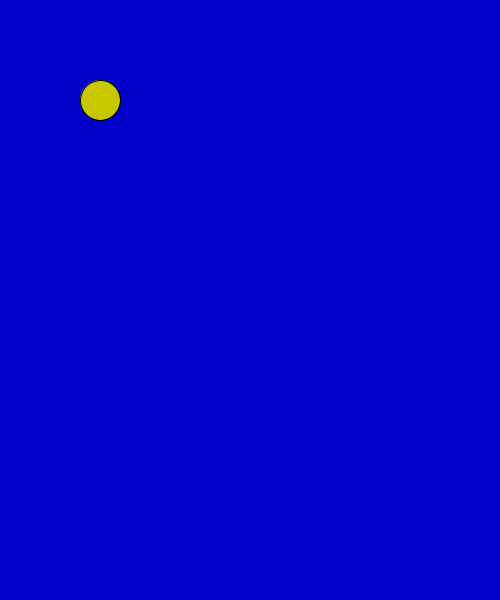
Frame 1 (no input)
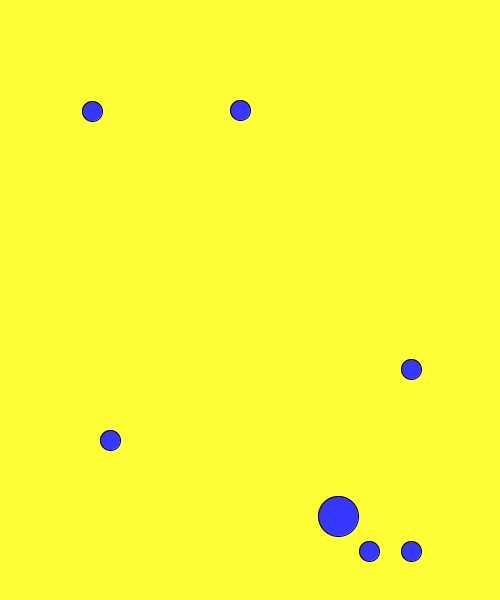
Frame 60 (the mouse pressed at the canvas centre just before this capture)
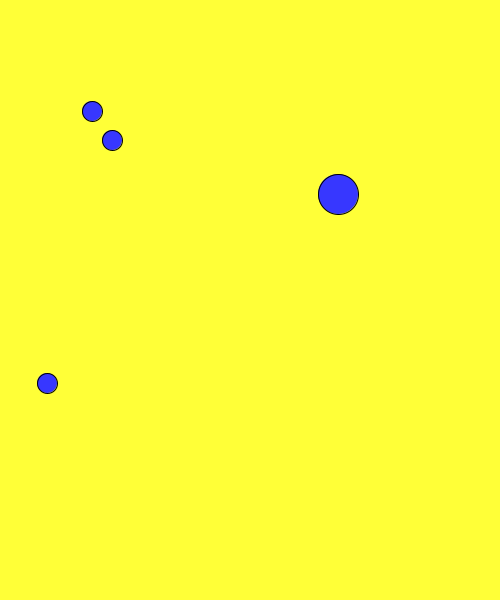
Frame 120 (the mouse held since frame 60 and released just before this capture)

The Processing sketch that drew these frames (run headless with seeded random() and noise(); from frame 60 on, the mouse is pressed at the canvas centre):

// Processing sketch: Day2
// ── Day2.pde
int counter;
int beatFreq;

int ballX, ballY;
int ballDX, ballDY;
int radius;
int ballColor;

int[][] childDirections;
ArrayList<ArrayList<Integer>>children;
int childRadius;

int backgroundColor;

int leftBound,rightBound,topBound,bottomBound;


void setup(){
  size(500,600);
  counter=0;
  beatFreq=200;
  
  leftBound=0;
  rightBound=width;
  topBound=0;
  bottomBound=height;
  
  backgroundColor=color(0,0,200);
  ballColor=color(200,200,0);
  background(backgroundColor);
  
  ballX=100;
  ballY=100;
  ballDX=10;
  ballDY=10;
  radius=40;
  
  children=new ArrayList();
  childDirections=new int[8][2];
  childDirections[0]=new int[]{-10,0};
  childDirections[1]=new int[]{0,-10};
  childDirections[2]=new int[]{10,0};
  childDirections[3]=new int[]{0,10};
  childDirections[4]=new int[]{-7,-7};
  childDirections[5]=new int[]{7,7};
  childDirections[6]=new int[]{-7,7};
  childDirections[7]=new int[]{7,-7};
  childRadius=radius/2;
  
  frameRate(10);
}

void draw(){
  background(backgroundColor);
  fill(ballColor);
  drawMain();
  drawChildren();
  doPhysics();
  
  if(counter%beatFreq==0){
    change();
  }
  counter++; //<>//
}

void drawMain(){
  ellipse(ballX,ballY,radius,radius);
}

void drawChildren(){
  println   (children.size());
 for(ArrayList<Integer> childPos:children){
   println("draw");
   int x=childPos.get(0);
   int y=childPos.get(1);
   ellipse(x,y,childRadius,childRadius);
 }
}

void doPhysics(){
  doMainPhysics();
  doChildPhysics();
}

void doMainPhysics(){
  ballX+=ballDX;
  ballY+=ballDY;
  
  if(isOutOfBoundsX(ballX, radius)){
    ballDX*=-1;
  }
  if(isOutOfBoundsY(ballY,radius)){
    ballDY*=-1;
  }
}

void doChildPhysics(){
  for(ArrayList<Integer> childData:children){
    int x=childData.get(0);
    int y=childData.get(1);
    int dX=childData.get(2);
    int dY=childData.get(3);
    
    childData.set(0,x+dX); //<>//
    childData.set(1,y+dY);
    
    x=childData.get(0);
    y=childData.get(1);
    
    if(isOutOfBoundsX(x,childRadius)){
      childData.set(2,-dX);
    }
    if(isOutOfBoundsY(y,childRadius)){
      childData.set(3,-dY);
    }
    
    for(ArrayList<Integer> childData2:children){
      if(childData2!=childData){
        int x2=childData2.get(0);
        int y2=childData2.get(1);
        
        int dx=x2-x;
        int dy=y2-y;
        int distance=(int)Math.sqrt(Math.pow(dx,2)+Math.pow(dy,2));
        
        if(distance<2*childRadius){
          int[] newV=collide(dX,dY,childData2.get(2),childData2.get(3),childRadius,childRadius);
          //int[] newV2=collide(childData2.get(2),childData2.get(3),dX,dY,childRadius,childRadius);
          childData.set(2,newV[0]);
          childData.set(3,newV[1]);
          //childData2.set(2,newV2[0]);
          //childData2.set(3,newV2[1]);
          break;
        }
      }
    }
  }
  

}

boolean isOutOfBoundsX(int x, int radius){
  return (x-radius)<leftBound||(x+radius)>rightBound;
}

boolean isOutOfBoundsY(int y, int radius){
  return (y-radius)<topBound||(y+radius)>bottomBound;
}

int[] collide(int vx1, int vy1, int vx2, int vy2, int r1, int r2){
  int outvx=(int)(vx1*Math.pow(r1,2)+vx2*Math.pow(r2,2)/(vx2*Math.pow(r2,2)));
  int outvy=(int)(vy1*Math.pow(r1,2)+vy2*Math.pow(r2,2)/(vy2*Math.pow(r2,2)));
  return new int[]{outvx,outvy};
}

void change(){
  backgroundColor=~backgroundColor;
  ballColor=~(ballColor&0x00ffffff);
  ballDX=(int)random(0,30);
  ballDY=(int)random(0,30);
  makeChildren();
  println(children.size());
}

void makeChildren(){
  //children.clear();
  for(int[] direction:childDirections){
    ArrayList<Integer> childData=new ArrayList();
    childData.add(ballX+5*direction[0]);
    childData.add(ballY+5*direction[1]);
    childData.add(direction[0]);
    childData.add(direction[1]);
    children.add(childData);
  }
}
